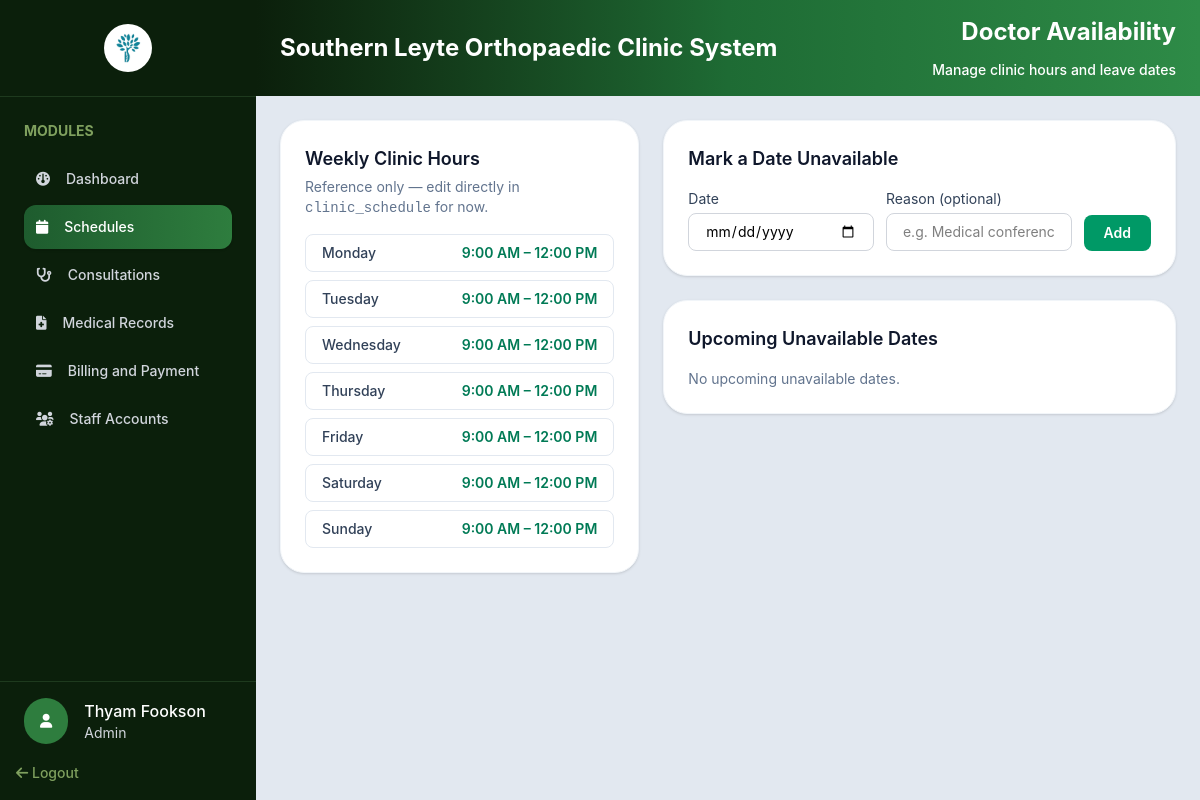
Page /admin/doctor-schedules.php (signed in) on the committed database.
### tables this page shows
CREATE TABLE `users` (
  `UserID` int UNSIGNED NOT NULL,
  `Username` varchar(50) NOT NULL,
  `PasswordHash` varchar(255) NOT NULL,
  `FirstName` varchar(100) NOT NULL,
  `MiddleName` varchar(255) DEFAULT NULL,
  `LastName` varchar(100) NOT NULL,
  `Role` enum('Admin','Doctor','Staff') NOT NULL DEFAULT 'Staff',
  `IsDoctor` tinyint(1) NOT NULL DEFAULT '0',
  `Email` varchar(150) DEFAULT NULL,
  `Phone` varchar(30) DEFAULT NULL,
  `Status` enum('Active','Inactive') NOT NULL DEFAULT 'Active',
  `CreatedAt` timestamp NOT NULL DEFAULT CURRENT_TIMESTAMP
);

CREATE TABLE `clinic_schedule` (
  `ScheduleID` int UNSIGNED NOT NULL,
  `DayOfWeek` tinyint UNSIGNED NOT NULL,
  `IsOpen` tinyint(1) NOT NULL DEFAULT '1',
  `StartTime` time DEFAULT NULL,
  `EndTime` time DEFAULT NULL
);

### includes/auth.php (called while the page is built, shortened)
<?php
class SessionManager
{
    public static function isLoggedIn(): bool
    {
        return isset($_SESSION['user_id']) || isset($_SESSION['userId']) || isset($_SESSION['user']);
    }
    public static function getCurrentRole(): ?string
    {
        return $_SESSION['access_type']
            ?? $_SESSION['user']['Role']
            ?? $_SESSION['Role']
            ?? null;
    }
    public static function getUser(PDO $pdo): ?array
    {
        $userId = $_SESSION['user_id'] ?? $_SESSION['userId'] ?? $_SESSION['user']['UserID'] ?? null;
        $statement = $pdo->prepare(
            'SELECT UserID AS user_id, Username AS username, FirstName AS first_name,
                    LastName AS last_name, Email AS email, Phone AS phone,
                    Role AS role, IsDoctor AS is_doctor, Status AS status, CreatedAt AS created_at
             FROM users WHERE UserID = ?'
        );
        $statement->execute([$userId]);
        return $statement->fetch(PDO::FETCH_ASSOC) ?: null;
    }
}

### php/fetch/fetch.php (called while the page is built, shortened)
<?php
function fetchAllData(PDO $pdo, string $query, array $params = []): array
{
    $stmt = $pdo->prepare($query);
    $stmt->execute($params);
    return $stmt->fetchAll(PDO::FETCH_ASSOC);
}

### admin/doctor-schedules.php (the view, shortened to what this page needs)
<?php
require_once __DIR__ . '/../config/config.php';
require_once __DIR__ . '/../includes/auth.php';
require_once __DIR__ . '/../php/fetch/fetch.php';
$admin = SessionManager::getUser($pdo);
$unavailableDates = fetchAllData(
    $pdo,
    'SELECT UnavailabilityID, UnavailableDate, Reason, CreatedAt
     FROM doctor_unavailability
     WHERE UnavailableDate >= CURDATE()
     ORDER BY UnavailableDate ASC'
);
$weeklySchedule = fetchAllData(
    $pdo,
    'SELECT DayOfWeek, IsOpen, StartTime, EndTime FROM clinic_schedule ORDER BY DayOfWeek ASC'
);
$dayNames = [1 => 'Monday', 2 => 'Tuesday', 3 => 'Wednesday', 4 => 'Thursday', 5 => 'Friday', 6 => 'Saturday', 7 => 'Sunday'];
?>
<!DOCTYPE html>
<html lang="en">
<head>
    <link rel="stylesheet" href="../assets/css/output.css">
    <link rel="stylesheet" href="../assets/css/global.css">
    <link rel="stylesheet" href="https://cdnjs.cloudflare.com/ajax/libs/font-awesome/6.0.0-beta3/css/all.min.css">
</head>
<body class="h-screen flex bg-slate-200 overflow-hidden">
    <?php include_once '../includes/sidebar.php'; ?>
    <section class="flex-1 min-h-0 flex flex-col overflow-hidden">
        <div
            class="flex items-center justify-between bg-gradient-to-r from-[#0b1f0b] via-[#1e6b34] to-[#2e8b47] px-6 py-4">
            <h1 class="text-2xl font-bold text-white">Southern Leyte Orthopaedic Clinic System</h1>
            <div class="flex flex-col gap-3 items-end">
                <h1 class="text-2xl font-bold text-white">Doctor Availability</h1>
                <h3 class="text-sm font-medium text-white">Manage clinic hours and leave dates</h3>
            </div>
        </div>
        <div class="grid grid-cols-12 gap-6 min-h-0 overflow-auto p-6 space-y-4">
            <div class="col-span-12 lg:col-span-5">
                <div class="bg-white rounded-3xl shadow-sm p-6 border border-slate-100">
                    <h2 class="text-lg font-semibold text-slate-900 mb-1">Weekly Clinic Hours</h2>
                    <p class="text-sm text-slate-500 mb-4">Reference only — edit directly in <code>clinic_schedule</code> for now.</p>
                    <div class="space-y-2">
                        <?php foreach ($weeklySchedule as $day): ?>
                            <div class="flex items-center justify-between rounded-lg border border-slate-200 px-4 py-2 text-sm">
                                <span class="font-medium text-slate-700"><?= htmlspecialchars($dayNames[$day['DayOfWeek']] ?? '') ?></span>
                                <?php if ($day['IsOpen']): ?>
                                    <span class="text-emerald-700 font-semibold">
                                        <?= htmlspecialchars(date('g:i A', strtotime($day['StartTime']))) ?> –
                                        <?= htmlspecialchars(date('g:i A', strtotime($day['EndTime']))) ?>
                                    </span>
                                <?php else: ?>
                                    <span class="text-slate-400 font-semibold">Closed</span>
                                <?php endif; ?>
                            </div>
                        <?php endforeach; ?>
                    </div>
                </div>
            </div>
            <div class="col-span-12 lg:col-span-7 space-y-6">
                <div class="bg-white rounded-3xl shadow-sm p-6 border border-slate-100">
                    <h2 class="text-lg font-semibold text-slate-900 mb-4">Mark a Date Unavailable</h2>
                    <form id="addUnavailabilityForm" class="flex flex-col sm:flex-row gap-3 items-end">
                        <div class="flex-1 w-full">
                            <label class="block text-sm text-slate-700 mb-1">Date</label>
                            <input type="date" name="unavailable_date" required
                                class="w-full border border-gray-300 bg-white rounded-lg px-4 py-2 text-sm focus:outline-none focus:ring-2 focus:ring-emerald-500">
                        </div>
                        <div class="flex-1 w-full">
                            <label class="block text-sm text-slate-700 mb-1">Reason (optional)</label>
                            <input type="text" name="reason" placeholder="e.g. Medical conference"
                                class="w-full border border-gray-300 bg-white rounded-lg px-4 py-2 text-sm focus:outline-none focus:ring-2 focus:ring-emerald-500">
                        </div>
                        <button type="submit"
                            class="w-full sm:w-auto px-5 py-2 bg-emerald-600 text-white text-sm font-semibold rounded-lg hover:bg-emerald-700">
                            Add
                        </button>
                    </form>
                </div>
                <div class="bg-white rounded-3xl shadow-sm p-6 border border-slate-100">
                    <h2 class="text-lg font-semibold text-slate-900 mb-4">Upcoming Unavailable Dates</h2>
                    <div id="unavailabilityList" class="space-y-2">
                        <?php if (empty($unavailableDates)): ?>
                            <p class="text-sm text-slate-500">No upcoming unavailable dates.</p>
                        <?php endif; ?>
                    </div>
                </div>
            </div>
        </div>
    </section>
</body>
</html>

### includes/sidebar.php
<?php
$navItems = [
    [
        'label' => 'Dashboard',
        'icon' => 'fa-gauge',
        'file' => 'admin-dashboard.php',
        'href' => '../admin/admin-dashboard.php',
        'roles' => ['admin', 'staff', 'doctor'],
    ],
    [
        'label' => 'Patient Registration',
        'icon' => 'fa-user-plus',
        'file' => 'patient-registration.php',
        'href' => '../admin/patient-registration.php',
        'roles' => ['staff'],
    ],
    [
        'label' => 'Schedules',
        'icon' => 'fa-calendar',
        'file' => 'doctor-schedules.php',
        'href' => '../admin/doctor-schedules.php',
        'roles' => ['admin', 'doctor'],
    ],
    [
        'label' => 'Appointments',
        'icon' => 'fa-calendar',
        'file' => 'appointments.php',
        'href' => '../admin/appointments.php',
        'roles' => ['staff'],
    ],
    [
        'label' => 'Consultations',
        'icon' => 'fa-stethoscope',
        'file' => 'consultations.php',
        'href' => '../admin/consultations.php',
        'roles' => ['admin', 'doctor'],
    ],
    [
        'label' => 'Medicines',
        'icon' => 'fa-pills',
        'file' => 'medicines.php',
        'href' => '../admin/medicines.php',
        'roles' => ['staff'],
    ],
    [
        'label' => 'Medical Records',
        'icon' => 'fa-file-medical',
        'file' => 'medical-records.php',
        'href' => '../admin/medical-records.php',
        'roles' => ['admin', 'staff', 'doctor'],
    ],
    [
        'label' => 'Billing and Payment',
        'icon' => 'fa-credit-card',
        'file' => 'billing-payment.php',
        'href' => '../admin/billing-payment.php',
        'roles' => ['admin', 'doctor'],
    ],
    [
        'label' => 'Follow-up Check-ups',
        'icon' => 'fa-heart-pulse',
        'file' => 'follow-up-checkups.php',
        'href' => '../admin/follow-up-checkups.php',
        'roles' => ['staff'],
    ],
    [
        'label' => 'Reports',
        'icon' => 'fa-file-lines',
        'file' => 'reports.php',
        'href' => '../admin/reports.php',
        'roles' => ['staff'],
    ],
    [
        'label' => 'Staff Accounts',
        'icon' => 'fa-users-gear',
        'file' => 'staff-management.php',
        'href' => '../admin/staff-management.php',
        'roles' => ['admin', 'doctor'],
    ],
];
$currentRole = strtolower((string) (SessionManager::getCurrentRole() ?? 'staff'));
$currentFile = basename($_SERVER['PHP_SELF']);
?>
<div class="w-64 shrink-0 bg-[#0b1f0b] flex flex-col h-full">
    <div class="w-full border-b p-6 border-[#1e3a1e] flex items-center justify-center gap-4">
        <img src="../assets/img/icon-logo.ico" alt="SLOC Logo" class="w-12 h-12 object-contain rounded-full">
    </div>
    <div class="custom-scrollbar w-full p-6 overflow-y-auto flex-1 min-h-0">
        <h2 class="text-[#7fa05e] font-bold text-sm mb-4">MODULES</h2>
        <?php foreach ($navItems as $item): ?>
            <?php if (in_array($currentRole, $item['roles'], true)): ?>
                <?php $isActive = $currentFile === $item['file']; ?>
                <div
                    class="flex items-center p-3 rounded-xl gap-4 mb-1 <?= $isActive ? 'bg-gradient-to-r from-[#1e5c2e] to-[#2e7d3e] shadow-sm' : '' ?>">
                    <i
                        class="text-sm fa-solid <?= htmlspecialchars($item['icon']) ?> <?= $isActive ? 'text-white' : 'text-gray-300' ?>"></i>
                    <a href="<?= htmlspecialchars($item['href']) ?>"
                        class="text-sm font-medium <?= $isActive ? 'text-white' : 'text-gray-300 hover:text-white' ?>">
                        <?= htmlspecialchars($item['label']) ?>
                    </a>
                </div>
            <?php endif; ?>
        <?php endforeach; ?>
    </div>
    <div class="mt-auto">
        <div class="w-full border-t pt-4 pl-6 border-[#1e3a1e] flex items-center gap-4">
            <i class="text-sm fa-solid fa-user text-white p-4 bg-[#2e7d3e] rounded-full"></i>
            <div>
                <?php if ($admin): ?>
                    <h1 class="text-white text-md font-medium">
                        <?= htmlspecialchars($admin['first_name']) ?>     <?= htmlspecialchars($admin['last_name']) ?>
                    </h1>
                    <h3 class="text-gray-300 text-sm"><?= htmlspecialchars($admin['role']) ?></h3>
                <?php endif; ?>
            </div>
        </div>
        <div class="w-full p-4">
            <a href="../logout.php" class="text-[#7fa05e] hover:text-red-400 font-medium text-sm">
                <i class="fa-solid fa-arrow-left"></i> Logout
            </a>
        </div>
    </div>
</div>

### rows in the picture
users: FirstName "Thyam", LastName "Fookson", Role "Admin"
clinic_schedule: DayOfWeek "Monday", StartTime "9:00 AM", EndTime "12:00 PM"
clinic_schedule: DayOfWeek "Tuesday", StartTime "9:00 AM", EndTime "12:00 PM"
clinic_schedule: DayOfWeek "Wednesday", StartTime "9:00 AM", EndTime "12:00 PM"
clinic_schedule: DayOfWeek "Thursday", StartTime "9:00 AM", EndTime "12:00 PM"
clinic_schedule: DayOfWeek "Friday", StartTime "9:00 AM", EndTime "12:00 PM"
clinic_schedule: DayOfWeek "Saturday", StartTime "9:00 AM", EndTime "12:00 PM"
clinic_schedule: DayOfWeek "Sunday", StartTime "9:00 AM", EndTime "12:00 PM"

### other values in the picture
$item['label'] "Dashboard"
$item['label'] "Schedules"
$item['label'] "Consultations"
$item['label'] "Medical Records"
$item['label'] "Billing and Payment"
$item['label'] "Staff Accounts"
